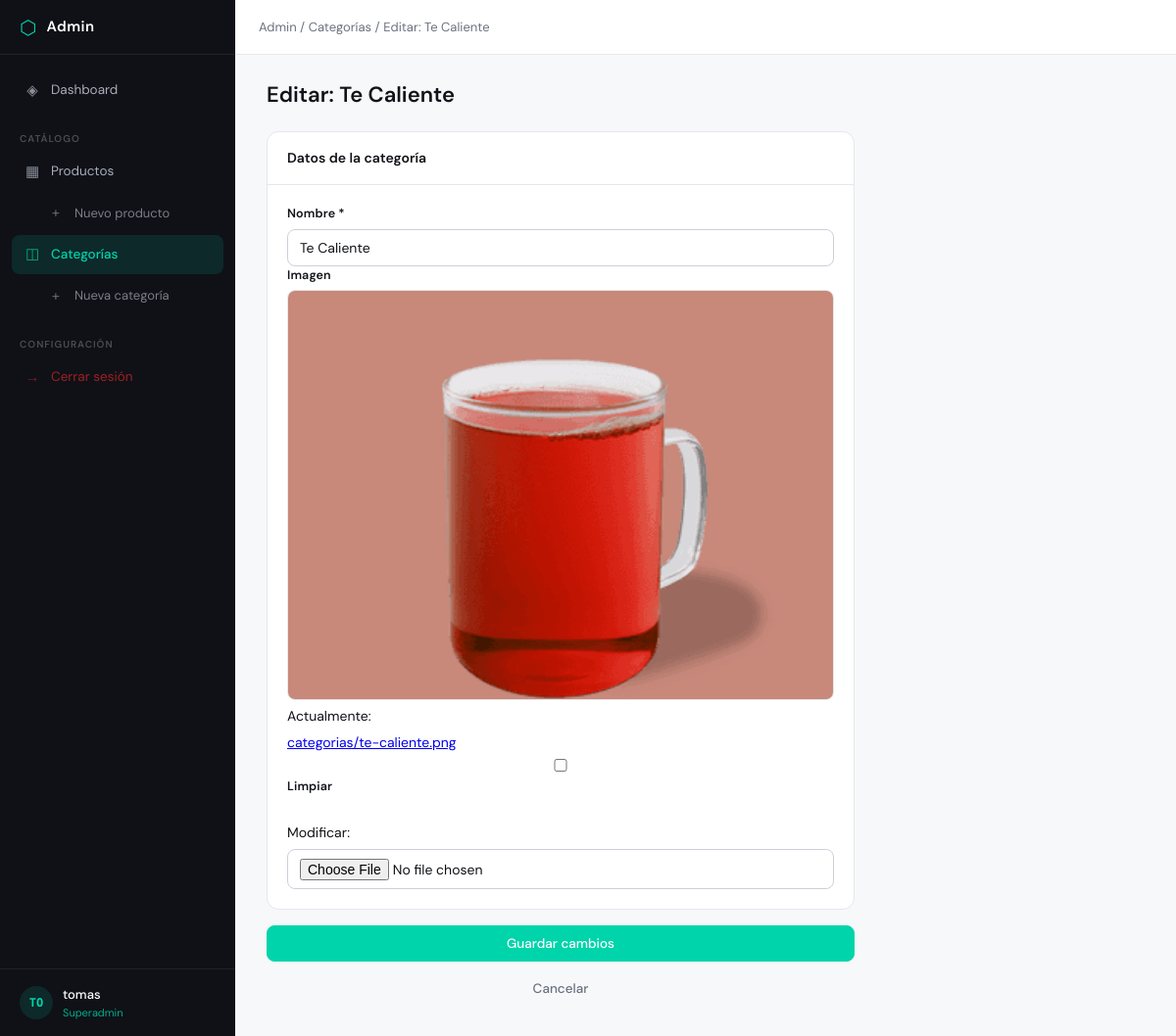
/admin-panel/categorias/4/editar/ (signed in), run on an earlier commit of the app's database.
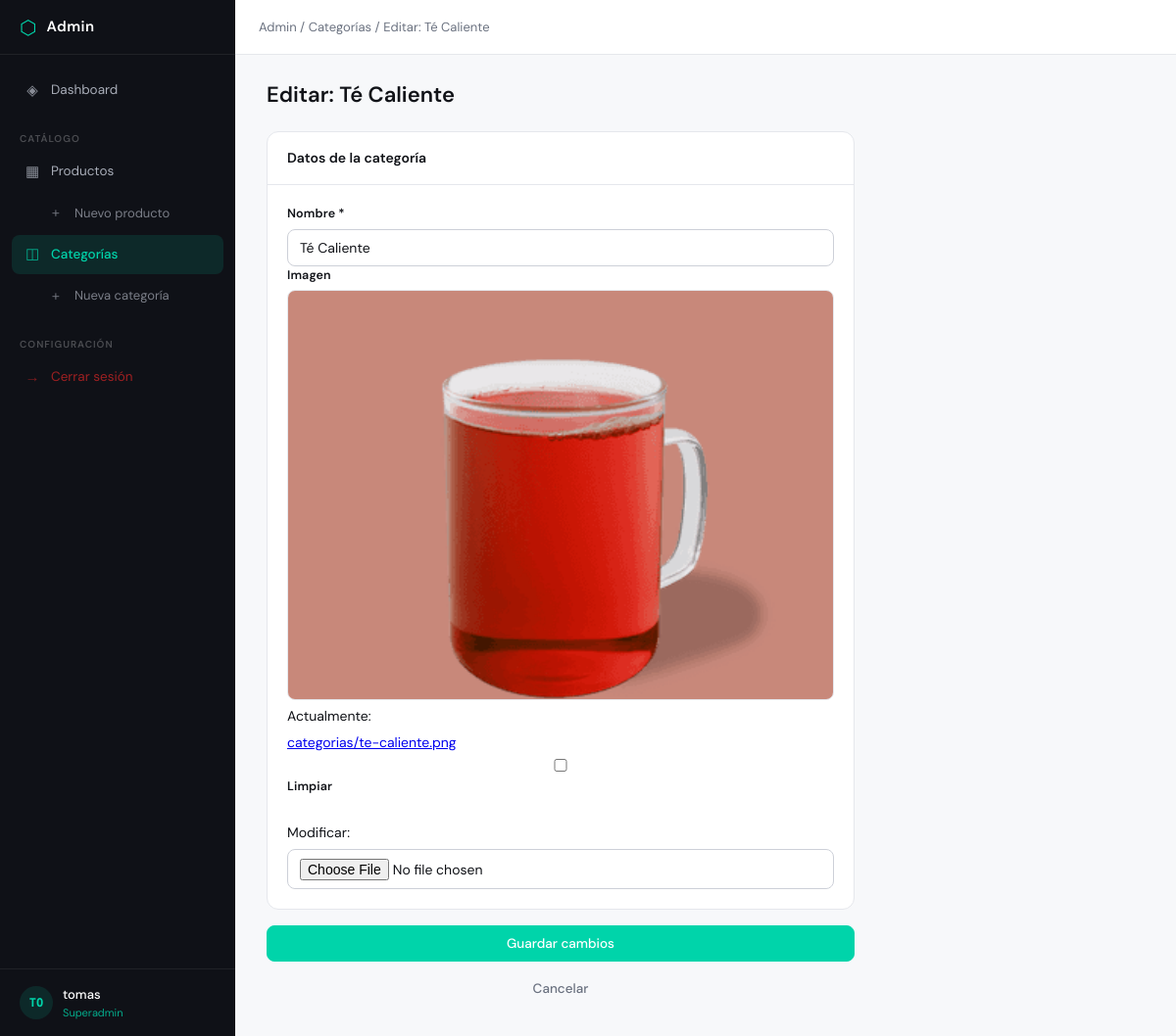
And on a later commit of the database.
### catalogo/models.py (models this page shows, shortened)
class Categoria(models.Model):
    nombre = models.CharField( max_length=100)
    image = models.ImageField(upload_to='categorias/', null=True, blank=True)

### admin_panel/views.py (the view)
# urls.py: path('categorias/<int:pk>/editar/', views.categoria_editar, name='categoria_editar'),
@admin_required
def categoria_editar(request, pk):
    categoria = get_object_or_404(Categoria, pk=pk)
    if request.method == 'POST':
        form = CategoriaForm(request.POST, request.FILES, instance=categoria)
        if form.is_valid():
            form.save()
            messages.success(request, f'Categoría "{categoria.nombre}" actualizada.')
            return redirect('admin_panel:categoria_lista')
        else:
            messages.error(request, 'Por favor corrige los errores.')
    else:
        form = CategoriaForm(instance=categoria)
    return render(request, 'admin_panel/categoria_form.html', {
        'form': form,
        'categoria': categoria,
        'titulo': f'Editar: {categoria.nombre}',
        'accion': 'Guardar cambios',
    })

### admin_panel/forms.py
class CategoriaForm(forms.ModelForm):
    class Meta:
        model = Categoria
        fields = ['nombre', 'image']
        widgets = {
            'nombre': forms.TextInput(attrs={'class': 'form-control', 'placeholder': 'Nombre de la categoría'}),
            'image': forms.ClearableFileInput(attrs={'class': 'form-control', 'accept': 'image/*'}),
        }

### catalogo/context_processors.py (called while the page is built)
def cantidad_carrito(request):
    total = 0
    if 'carrito' in request.session: # si ya hay un carrito
        for key, value in request.session['carrito'].items():
            total += value['cantidad'] # suma la cantidad de cada prod guardado
    return {'cantidad_carrito' : total} #envia la cantidad al html

### admin_panel/templates/admin_panel/categoria_form.html (shortened to what this page needs)
{% extends 'admin_panel/base.html' %}
{% block breadcrumb %}
 / <a href="{% url 'admin_panel:categoria_lista' %}">Categorías</a>
 / {{ titulo }}
{% endblock %}
{% block content %}
<div class="page-header">
  <h1 class="page-title">{{ titulo }}</h1>
</div>
<div class="form-layout form-layout--narrow">
  <form method="post" enctype="multipart/form-data">
    <div class="card">
      <div class="card-header"><h2 class="card-title">Datos de la categoría</h2></div>
      <div class="card-body">
        <div class="form-group">
          <label for="{{ form.nombre.id_for_label }}">Nombre *</label>
          {{ form.nombre }}
        </div>
        <div class="form-group">
            <label>Imagen</label>
            {% if categoria.image %}
            <div class="image-preview" id="imagePreview">
              <img src="{{ categoria.image.url }}" alt="{{ categoria.nombre }}" id="previewImg">
            </div>
            {% else %}
            <div class="image-preview image-preview--empty" id="imagePreview">
              <span>Sin imagen</span>
            </div>
            {% endif %}
            {{ form.image }}
          </div>
      </div>
    </div>
    <div class="form-actions" style="margin-top: 1rem;">
      <button type="submit" class="btn btn-primary">{{ accion }}</button>
      <a href="{% url 'admin_panel:categoria_lista' %}" class="btn btn-ghost">Cancelar</a>
    </div>
  </form>
</div>
{% endblock %}

What changed in the data, as far as the page shows it:
changed Categoria: nombre "Te Caliente" → "Té Caliente"
Also different on the page:
{{ titulo }}: "Editar: Te Caliente" → "Editar: Té Caliente"
